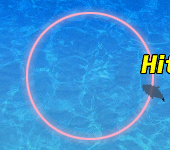
#> input picture test.png, 170 x 150 px
$ python test.py
#> lines starting #> are read from the running program, lines starting #| are printed output that depends on the picture; after the words box and inside, x2 and y2 are one past the last pixel; in counts of white or black regions, pixels touching at a corner belong together
import cv2 as cv
import numpy as np

def none():
    pass

img = cv.imread("test.png")
#> img is the input picture: shape (150, 170, 3); mean B, G, R 216.3, 147.1, 56.6
img = np.array(img)
# img = cv.cvtColor(img, cv.COLOR_BGR2HSV)

cv.imshow('Image', img)

cv.namedWindow('Mask')

cv.createTrackbar('H', 'Mask', 0, 255, none)
cv.createTrackbar('S', 'Mask', 0, 255, none)
cv.createTrackbar('V', 'Mask', 0, 255, none)
cv.createTrackbar('A', 'Mask', 10, 100, none)

while True:
    h = cv.getTrackbarPos('H', 'Mask')
    s = cv.getTrackbarPos('S', 'Mask')
    v = cv.getTrackbarPos('V', 'Mask')
    a = cv.getTrackbarPos('A', 'Mask')


    mask = cv.inRange(img, np.array([h-a, s-a, v-a]), np.array([h+a, s+a, v+a]))
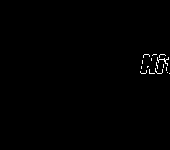
#> mask: shape (150, 170); 0.47% white in thin lines or dots, all inside (x1, y1, x2, y2) = (140, 54, 170, 74)
    cv.imshow('Mask', mask)

    if cv.waitKey(1) == ord('q'):
#> (key q is pressed here)
        cv.destroyAllWindows()
        break
